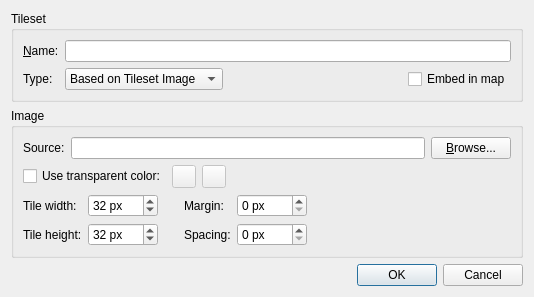
<?xml version="1.0" encoding="UTF-8"?>
<ui version="4.0">
 <class>NewTilesetDialog</class>
 <widget class="QDialog" name="NewTilesetDialog">
  <property name="geometry">
   <rect>
    <x>0</x>
    <y>0</y>
    <width>534</width>
    <height>450</height>
   </rect>
  </property>
  <property name="windowTitle">
   <string>New Tileset</string>
  </property>
  <layout class="QVBoxLayout" name="verticalLayout">
   <property name="sizeConstraint">
    <enum>QLayout::SetMinAndMaxSize</enum>
   </property>
   <item>
    <widget class="QGroupBox" name="tilesetGroupBox">
     <property name="sizePolicy">
      <sizepolicy hsizetype="Preferred" vsizetype="Fixed">
       <horstretch>0</horstretch>
       <verstretch>0</verstretch>
      </sizepolicy>
     </property>
     <property name="title">
      <string>Tileset</string>
     </property>
     <layout class="QGridLayout" name="gridLayout_2">
      <item row="0" column="0">
       <widget class="QLabel" name="nameLabel">
        <property name="text">
         <string>&amp;Name:</string>
        </property>
        <property name="buddy">
         <cstring>name</cstring>
        </property>
       </widget>
      </item>
      <item row="0" column="1" colspan="3">
       <widget class="QLineEdit" name="name">
        <property name="sizePolicy">
         <sizepolicy hsizetype="Expanding" vsizetype="Fixed">
          <horstretch>0</horstretch>
          <verstretch>0</verstretch>
         </sizepolicy>
        </property>
       </widget>
      </item>
      <item row="1" column="0">
       <widget class="QLabel" name="typeLabel">
        <property name="text">
         <string>Type:</string>
        </property>
       </widget>
      </item>
      <item row="1" column="1">
       <widget class="QComboBox" name="tilesetType">
        <property name="sizePolicy">
         <sizepolicy hsizetype="Fixed" vsizetype="Fixed">
          <horstretch>0</horstretch>
          <verstretch>0</verstretch>
         </sizepolicy>
        </property>
        <item>
         <property name="text">
          <string>Based on Tileset Image</string>
         </property>
        </item>
        <item>
         <property name="text">
          <string>Tileset Grid Atlas</string>
         </property>
        </item>
        <item>
         <property name="text">
          <string>Collection of Images</string>
         </property>
        </item>
       </widget>
      </item>
      <item row="1" column="2">
       <spacer name="horizontalSpacer_4">
        <property name="orientation">
         <enum>Qt::Horizontal</enum>
        </property>
        <property name="sizeHint" stdset="0">
         <size>
          <width>10</width>
          <height>10</height>
         </size>
        </property>
       </spacer>
      </item>
      <item row="1" column="3">
       <widget class="QCheckBox" name="embedded">
        <property name="text">
         <string>Embed in map</string>
        </property>
       </widget>
      </item>
     </layout>
    </widget>
   </item>
   <item>
    <widget class="QGroupBox" name="imageGroupBox">
     <property name="sizePolicy">
      <sizepolicy hsizetype="Preferred" vsizetype="Fixed">
       <horstretch>0</horstretch>
       <verstretch>0</verstretch>
      </sizepolicy>
     </property>
     <property name="title">
      <string>Image</string>
     </property>
     <property name="checkable">
      <bool>false</bool>
     </property>
     <layout class="QGridLayout" name="gridLayout">
      <item row="0" column="5">
       <widget class="QPushButton" name="browseButton">
        <property name="text">
         <string>&amp;Browse...</string>
        </property>
       </widget>
      </item>
      <item row="0" column="0">
       <widget class="QLabel" name="sourceLabel">
        <property name="sizePolicy">
         <sizepolicy hsizetype="Fixed" vsizetype="Preferred">
          <horstretch>0</horstretch>
          <verstretch>0</verstretch>
         </sizepolicy>
        </property>
        <property name="text">
         <string>Source:</string>
        </property>
       </widget>
      </item>
      <item row="1" column="0" colspan="2">
       <widget class="QCheckBox" name="useTransparentColor">
        <property name="text">
         <string>Use transparent color:</string>
        </property>
       </widget>
      </item>
      <item row="1" column="2">
       <widget class="Tiled::ColorButton" name="colorButton">
        <property name="enabled">
         <bool>false</bool>
        </property>
       </widget>
      </item>
      <item row="1" column="4">
       <spacer name="horizontalSpacer_2">
        <property name="orientation">
         <enum>Qt::Horizontal</enum>
        </property>
        <property name="sizeHint" stdset="0">
         <size>
          <width>0</width>
          <height>13</height>
         </size>
        </property>
       </spacer>
      </item>
      <item row="2" column="0" colspan="6">
       <layout class="QGridLayout" name="gridLayout_3">
        <item row="1" column="1">
         <widget class="QSpinBox" name="tileHeight">
          <property name="suffix">
           <string> px</string>
          </property>
          <property name="minimum">
           <number>1</number>
          </property>
          <property name="maximum">
           <number>9999</number>
          </property>
          <property name="value">
           <number>32</number>
          </property>
         </widget>
        </item>
        <item row="1" column="0">
         <widget class="QLabel" name="tileHeightLabel">
          <property name="text">
           <string>Tile height:</string>
          </property>
         </widget>
        </item>
        <item row="1" column="2">
         <spacer name="horizontalSpacer">
          <property name="orientation">
           <enum>Qt::Horizontal</enum>
          </property>
          <property name="sizeType">
           <enum>QSizePolicy::Preferred</enum>
          </property>
          <property name="sizeHint" stdset="0">
           <size>
            <width>20</width>
            <height>20</height>
           </size>
          </property>
         </spacer>
        </item>
        <item row="0" column="1">
         <widget class="QSpinBox" name="tileWidth">
          <property name="enabled">
           <bool>true</bool>
          </property>
          <property name="suffix">
           <string extracomment="Remember starting with a space."> px</string>
          </property>
          <property name="minimum">
           <number>1</number>
          </property>
          <property name="maximum">
           <number>9999</number>
          </property>
          <property name="value">
           <number>32</number>
          </property>
         </widget>
        </item>
        <item row="0" column="3">
         <widget class="QLabel" name="marginLabel">
          <property name="toolTip">
           <string>The space at the edges of the tileset.</string>
          </property>
          <property name="text">
           <string>Margin:</string>
          </property>
         </widget>
        </item>
        <item row="0" column="4">
         <widget class="QSpinBox" name="margin">
          <property name="suffix">
           <string> px</string>
          </property>
          <property name="minimum">
           <number>0</number>
          </property>
          <property name="maximum">
           <number>9999</number>
          </property>
          <property name="value">
           <number>0</number>
          </property>
         </widget>
        </item>
        <item row="1" column="4">
         <widget class="QSpinBox" name="spacing">
          <property name="suffix">
           <string> px</string>
          </property>
          <property name="minimum">
           <number>0</number>
          </property>
          <property name="maximum">
           <number>9999</number>
          </property>
          <property name="value">
           <number>0</number>
          </property>
         </widget>
        </item>
        <item row="0" column="0">
         <widget class="QLabel" name="tileWidthLabel">
          <property name="text">
           <string>Tile width:</string>
          </property>
         </widget>
        </item>
        <item row="1" column="3">
         <widget class="QLabel" name="spacingLabel">
          <property name="toolTip">
           <string>The space between the tiles.</string>
          </property>
          <property name="text">
           <string>Spacing:</string>
          </property>
         </widget>
        </item>
        <item row="1" column="5">
         <spacer name="horizontalSpacer_3">
          <property name="orientation">
           <enum>Qt::Horizontal</enum>
          </property>
          <property name="sizeHint" stdset="0">
           <size>
            <width>0</width>
            <height>20</height>
           </size>
          </property>
         </spacer>
        </item>
       </layout>
      </item>
      <item row="0" column="1" colspan="4">
       <widget class="QLineEdit" name="image"/>
      </item>
      <item row="1" column="3">
       <widget class="QToolButton" name="dropperButton">
        <property name="enabled">
         <bool>false</bool>
        </property>
        <property name="toolTip">
         <string>Pick color from image</string>
        </property>
        <property name="text">
         <string/>
        </property>
        <property name="icon">
         <iconset>
          <normaloff>:/images/16x16/stock-tool-color-picker-16.png</normaloff>:/images/16x16/stock-tool-color-picker-16.png</iconset>
        </property>
       </widget>
      </item>
     </layout>
    </widget>
   </item>
   <item>
    <widget class="QDialogButtonBox" name="buttonBox">
     <property name="orientation">
      <enum>Qt::Horizontal</enum>
     </property>
     <property name="standardButtons">
      <set>QDialogButtonBox::Cancel|QDialogButtonBox::Ok</set>
     </property>
    </widget>
   </item>
  </layout>
 </widget>
 <customwidgets>
  <customwidget>
   <class>Tiled::ColorButton</class>
   <extends>QToolButton</extends>
   <header>colorbutton.h</header>
  </customwidget>
 </customwidgets>
 <tabstops>
  <tabstop>name</tabstop>
  <tabstop>tilesetType</tabstop>
  <tabstop>embedded</tabstop>
  <tabstop>image</tabstop>
  <tabstop>browseButton</tabstop>
  <tabstop>useTransparentColor</tabstop>
  <tabstop>colorButton</tabstop>
  <tabstop>dropperButton</tabstop>
  <tabstop>tileWidth</tabstop>
  <tabstop>tileHeight</tabstop>
  <tabstop>margin</tabstop>
  <tabstop>spacing</tabstop>
 </tabstops>
 <resources/>
 <connections>
  <connection>
   <sender>useTransparentColor</sender>
   <signal>toggled(bool)</signal>
   <receiver>colorButton</receiver>
   <slot>setEnabled(bool)</slot>
   <hints>
    <hint type="sourcelabel">
     <x>208</x>
     <y>282</y>
    </hint>
    <hint type="destinationlabel">
     <x>292</x>
     <y>281</y>
    </hint>
   </hints>
  </connection>
 </connections>
 <slots>
  <slot>tryAccept()</slot>
 </slots>
</ui>
